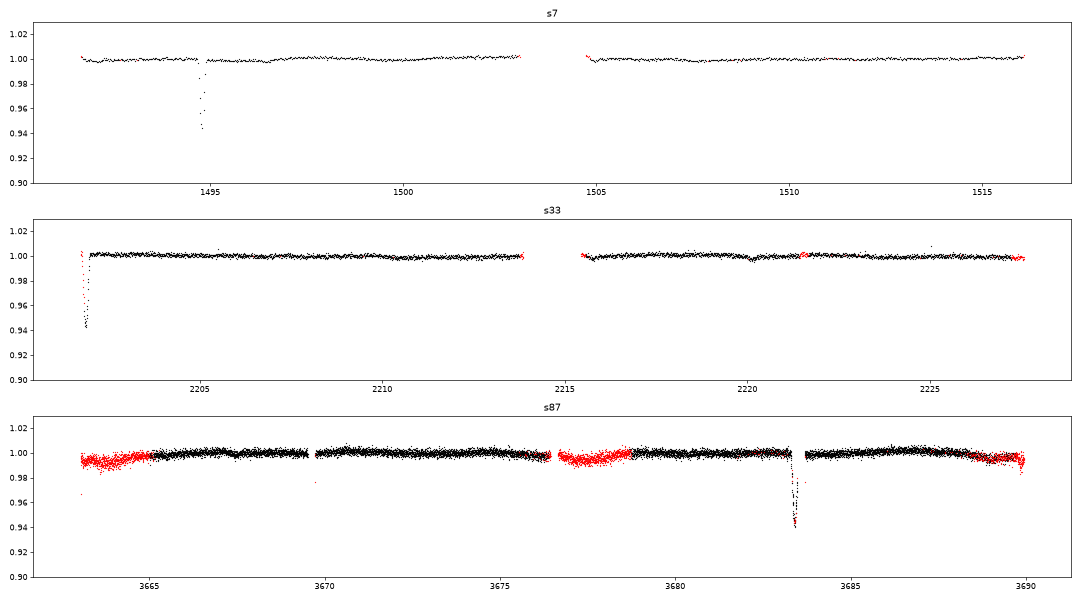

Recreate this plot in Python.
"""Overview of the three QLP sectors, raw SAP, all cadences (flagged red). python look.py -> look.png, prints flags summary"""
import numpy as np, matplotlib; matplotlib.use('Agg'); import matplotlib.pyplot as plt
from astropy.io import fits
D='[local path omitted]'
fig,ax=plt.subplots(3,1,figsize=(18,10))
for a,s in zip(ax,(7,33,87)):
    d=fits.open(D+f'178486571_s{s:03d}.fits')[1].data
    t=d['TIME'];f=d['SAP_FLUX'];q=d['QUALITY'];ok=np.isfinite(t)&np.isfinite(f)
    t,f,q=t[ok],f[ok],q[ok]; f=f/np.median(f[q==0])
    print(s,d.columns.names, len(t), 'span',t.min(),t.max(),'flagged',(q!=0).sum(), np.unique(q))
    a.plot(t[q==0],f[q==0],'k.',ms=1);a.plot(t[q!=0],f[q!=0],'r.',ms=1);a.set_ylim(0.9,1.03);a.set_title(f's{s}')
plt.tight_layout();plt.savefig('look.png',dpi=60)
